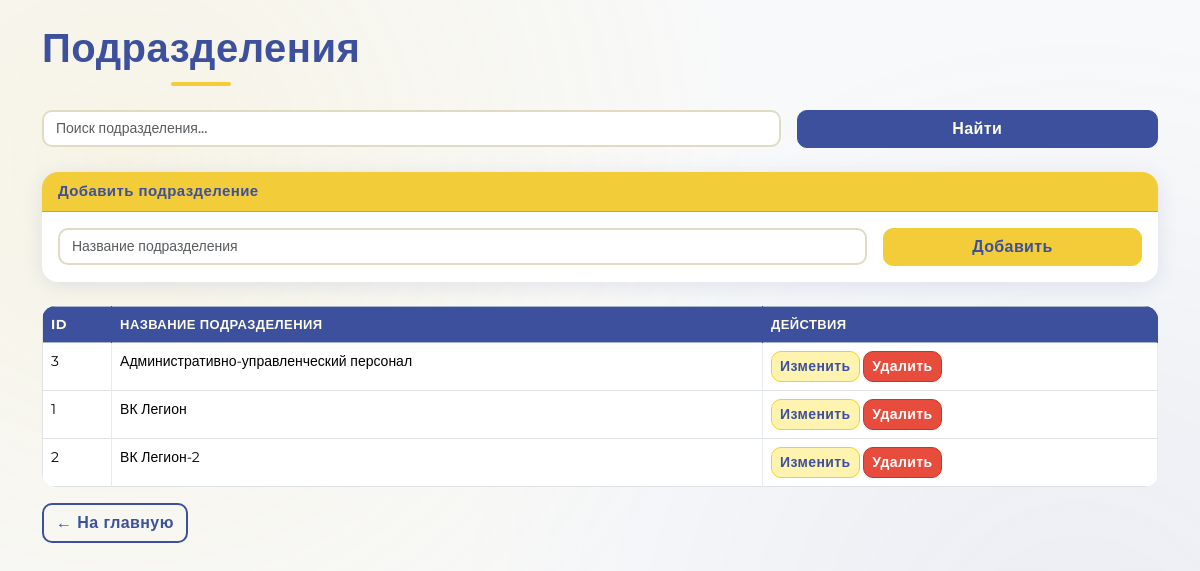
Screenshot of /departments.php (signed in) with the database file from the repository.
### tables this page shows
CREATE TABLE IF NOT EXISTS Departments (
    id INT AUTO_INCREMENT PRIMARY KEY,
    name VARCHAR(100) NOT NULL UNIQUE
);

### auth.php (called while the page is built, shortened)
<?php
function isAdmin() {
    return isset($_SESSION['role']) && $_SESSION['role'] === 'admin';
}
?>

### departments.php (the view, shortened to what this page needs)
<?php
include('db_connect.php');
include('auth.php');
$conn->set_charset("utf8mb4");
$search = trim($_GET['search'] ?? '');
$query = "SELECT * FROM Departments";
$query .= " ORDER BY name";
$stmt = $conn->prepare($query);
$stmt->execute();
$result = $stmt->get_result();
?>
<!DOCTYPE html>
<html lang="ru">
<head>
    <link href="https://cdn.jsdelivr.net/npm/bootstrap@5.3.3/dist/css/bootstrap.min.css" rel="stylesheet">
</head>
<body class="bg-light">
    <div class="container mt-4">
        <h1 class="text-center text-primary mb-4">Подразделения</h1>
        <form method="GET" class="mb-4">
            <div class="row g-3">
                <div class="col-md-8">
                    <input type="text" name="search" class="form-control" placeholder="Поиск подразделения..." value="<?= htmlspecialchars($search) ?>">
                </div>
                <div class="col-md-4">
                    <button type="submit" class="btn btn-primary w-100">Найти</button>
                </div>
            </div>
        </form>
        <?php if (isAdmin()): ?>
            <div class="card mb-4">
                <div class="card-header bg-success text-white">Добавить подразделение</div>
                <div class="card-body">
                    <form method="POST" class="row g-3">
                        <div class="col-md-9">
                            <input type="text" name="name" class="form-control" placeholder="Название подразделения" required>
                        </div>
                        <div class="col-md-3">
                            <button type="submit" name="add" class="btn btn-success w-100">Добавить</button>
                        </div>
                    </form>
                </div>
            </div>
        <?php endif; ?>
        <table class="table table-bordered table-hover">
            <thead class="table-primary">
                <tr>
                    <th>ID</th>
                    <th>Название подразделения</th>
                    <?php if (isAdmin()): ?><th>Действия</th><?php endif; ?>
                </tr>
            </thead>
            <tbody>
                <?php while ($row = $result->fetch_assoc()): ?>
                    <tr>
                        <td><?= $row['id'] ?></td>
                        <td><?= htmlspecialchars($row['name']) ?></td>
                        <?php if (isAdmin()): ?>
                            <td>
                                <a href="edit_department.php?id=<?= $row['id'] ?>" class="btn btn-sm btn-warning">Изменить</a>
                                <a href="?delete=<?= $row['id'] ?>" class="btn btn-sm btn-danger" onclick="return confirm('Удалить?')">Удалить</a>
                            </td>
                        <?php endif; ?>
                    </tr>
                <?php endwhile; ?>
            </tbody>
        </table>
        <a href="index.php" class="btn btn-secondary">← На главную</a>
    </div>
</body>
</html>

### departments.php (style rules this page uses)
:root { --cream: #FFFCE6; --yellow: #F2CC39; --yellow-dark: #e6be20; --navy: #3C509E; --navy-dark: #2a3a75; --navy-mid: rgba(60, 80, 158, 0.10); }
*, *::before, *::after { box-sizing: border-box; }
body { font-family: 'Montserrat', sans-serif !important; background: var(--cream) !important; color: var(--navy) !important; min-height: 100vh; }
body::before { content: ''; position: fixed; inset: 0; background-image: radial-gradient(circle at 10% 20%, rgba(242, 204, 57, .10) 0%, transparent 50%), radial-gradient(circle at 90% 80%, rgba(60, 80, 158, .07) 0%, transparent 50%); pointer-events: none; z-index: 0; }
.container, .container-fluid { position: relative; z-index: 1; }
h1.text-primary, h2.text-primary, h3.text-primary { color: var(--navy) !important; font-weight: 800; letter-spacing: .5px; position: relative; display: inline-block; }
h1.text-primary::after { content: ''; display: block; width: 60px; height: 4px; background: var(--yellow); border-radius: 2px; margin: 10px auto 0; }
.btn { font-family: 'Montserrat', sans-serif !important; font-weight: 700; letter-spacing: .4px; border-radius: 10px !important; transition: all .22s ease; }
.btn-primary { background: var(--navy) !important; border-color: var(--navy) !important; color: var(--cream) !important; }
.btn-success { background: var(--yellow) !important; border-color: var(--yellow) !important; color: var(--navy) !important; }
.btn-secondary { background: transparent !important; border: 2px solid var(--navy) !important; color: var(--navy) !important; }
.btn-warning { background: #fff3b0 !important; border-color: var(--yellow) !important; color: var(--navy) !important; }
.btn-danger { background: #e74c3c !important; border-color: #c0392b !important; color: #fff !important; }
.form-control, .form-select { font-family: 'Montserrat', sans-serif !important; font-size: 14px !important; font-weight: 500; border: 2px solid #e0dcc4 !important; border-radius: 10px !important; background: #fff !important; color: var(--navy) !important; transition: border-color .2s, box-shadow .2s; }
.card { border-radius: 16px !important; border: none !important; box-shadow: 0 4px 20px rgba(60, 80, 158, .12) !important; }
.card-header { border-radius: 16px 16px 0 0 !important; font-weight: 700; letter-spacing: .4px; font-size: 15px; }
.card-header.bg-success { background: var(--yellow) !important; color: var(--navy) !important; }
.table { font-family: 'Montserrat', sans-serif !important; font-size: 14px; border-radius: 14px; overflow: hidden; }
.table-bordered> :not(caption)>*>* { border-color: rgba(60, 80, 158, .12) !important; }
.table-primary, .thead-primary, .table>thead { background: var(--navy) !important; color: var(--cream) !important; }
.table-primary th { background: var(--navy) !important; color: var(--cream) !important; font-weight: 700; font-size: 13px; text-transform: uppercase; letter-spacing: .4px; }

### rows the page displays
departments: id "3", name "Административно-управленческий персонал"
departments: id "1", name "ВК Легион"
departments: id "2", name "ВК Легион-2"
